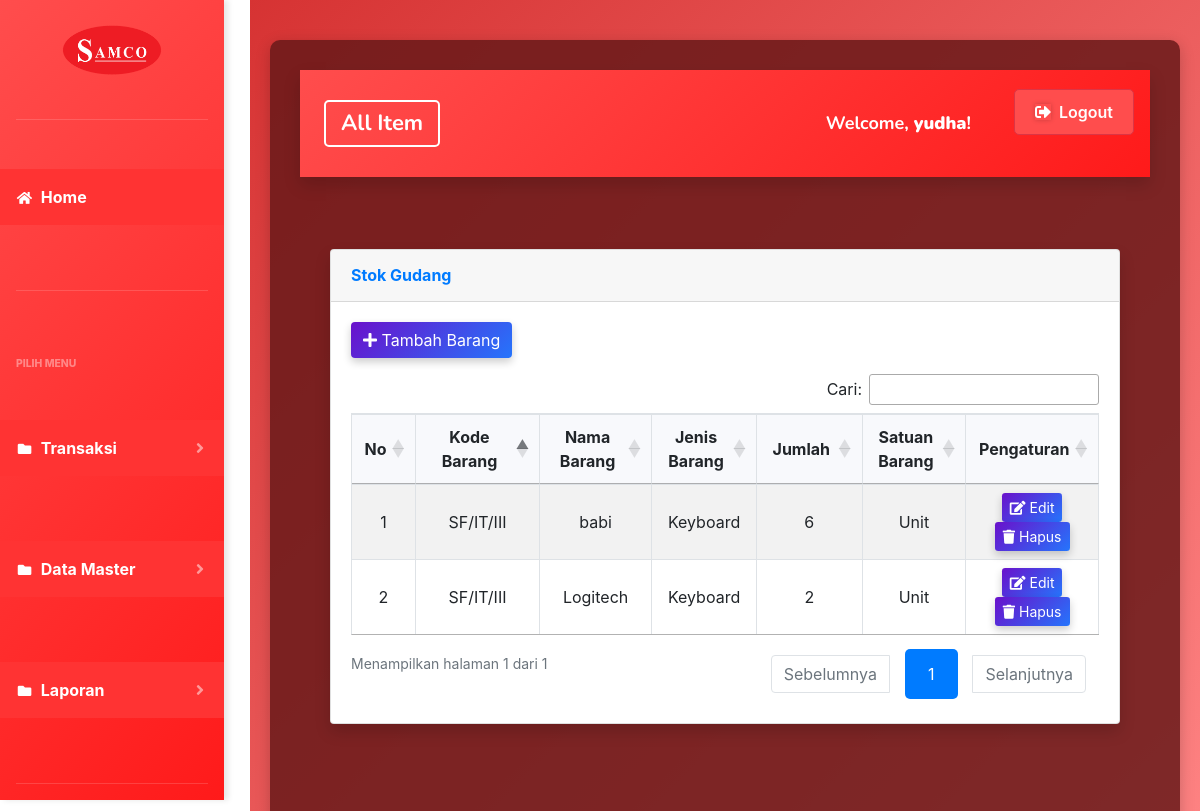
The page /index.php?page=gudang (signed in) on the database its author committed.
### tables this page shows
CREATE TABLE `gudang` (
  `id` int(11) NOT NULL,
  `kode_barang` varchar(50) NOT NULL,
  `nama_barang` varchar(255) NOT NULL,
  `jenis_barang` varchar(250) NOT NULL,
  `jumlah` varchar(250) NOT NULL,
  `satuan` varchar(100) NOT NULL
);

### page/gudang/gudang.php (the view, shortened to what this page needs)
<div class="container-fluid">
  <div class="card shadow mb-4">
    <div class="card-header py-3">
      <h6 class="m-0 font-weight-bold text-primary">Stok Gudang</h6>
    </div>
    <div class="card-body">
      <div class="mb-3">
        <a href="?page=gudang&aksi=tambahgudang" class="btn btn-primary custom-btn">
          <i class="fas fa-plus me-2"></i> Tambah Barang
        </a>
      </div>
      <div class="table-responsive">
        <table class="table table-bordered table-striped" id="gudang">
          <thead>
            <tr>
              <th style="width: 50px; text-align: center; vertical-align: middle;">No</th>
              <th style="width: 200px; text-align: center; vertical-align: middle;">Kode Barang</th>
              <th style="width: 150px; text-align: center; vertical-align: middle;">Nama Barang</th>
              <th style="width: 120px; text-align: center; vertical-align: middle;">Jenis Barang</th>
              <th style="width: 120px; text-align: center; vertical-align: middle;">Jumlah</th>
              <th style="width: 120px; text-align: center; vertical-align: middle;">Satuan Barang</th>
              <th style="width: 120px; text-align: center; vertical-align: middle;">Pengaturan</th>
            </tr>
          </thead>
          <tbody>
            <?php
            $no = 1;
            $sql = $koneksi->query("SELECT * FROM gudang ORDER BY kode_barang");
            while ($data = $sql->fetch_assoc()) {
              ?>
              <tr>
                <td><?php echo $no++; ?></td>
                <td><?php echo htmlspecialchars($data['kode_barang']); ?></td>
                <td><?php echo htmlspecialchars($data['nama_barang']); ?></td>
                <td><?php echo htmlspecialchars($data['jenis_barang']); ?></td>
                <td><?php echo htmlspecialchars($data['jumlah']); ?></td>
                <td><?php echo htmlspecialchars($data['satuan']); ?></td>
                <td class="text-center">
                  <a href="?page=gudang&aksi=ubahgudang&kode_barang=<?php echo $data['kode_barang']; ?>"
                    class="btn btn-info btn-sm custom-btn">
                    <i class="fas fa-edit"></i> Edit
                  </a>
                  <a href="?page=gudang&aksi=hapusgudang&kode_barang=<?php echo $data['kode_barang']; ?>"
                    class="btn btn-danger btn-sm custom-btn"
                    onclick="return confirm('Apakah anda yakin akan menghapus data ini?')">
                    <i class="fas fa-trash"></i> Hapus
                  </a>
                </td>
              </tr>
            <?php } ?>
          </tbody>
        </table>
      </div>
    </div>
  </div>
</div>

### index.php (style rules this page uses)
body { margin-left: 250px; transition: margin-left 0.3s ease; }

### page/gudang/gudang.php (style rules this page uses)
.custom-btn { background: linear-gradient(135deg, #6a11cb 0%, #2575fc 100%); color: white; border: none; box-shadow: 0 4px 8px rgba(0, 0, 0, 0.2); transition: transform 0.2s ease, box-shadow 0.2s ease; }
.table th, .table td { padding: 12px; text-align: center; vertical-align: middle; }
.table th:nth-child(1), .table td:nth-child(1) { width: 50px; }
.table th:nth-child(2), .table td:nth-child(2) { width: 200px; }
.table th:nth-child(3), .table td:nth-child(3) { width: 150px; }
.table th:nth-child(4), .table td:nth-child(4) { width: 120px; }
.table thead th { background-color: #f8f9fc; font-weight: bold; }

### rows shown on the page
gudang: kode_barang "SF/IT/III", nama_barang "babi", jenis_barang "Keyboard", jumlah "6", satuan "Unit"
gudang: kode_barang "SF/IT/III", nama_barang "Logitech", jenis_barang "Keyboard", jumlah "2", satuan "Unit"

### other values the page prints
$_SESSION['username'] "yudha"
